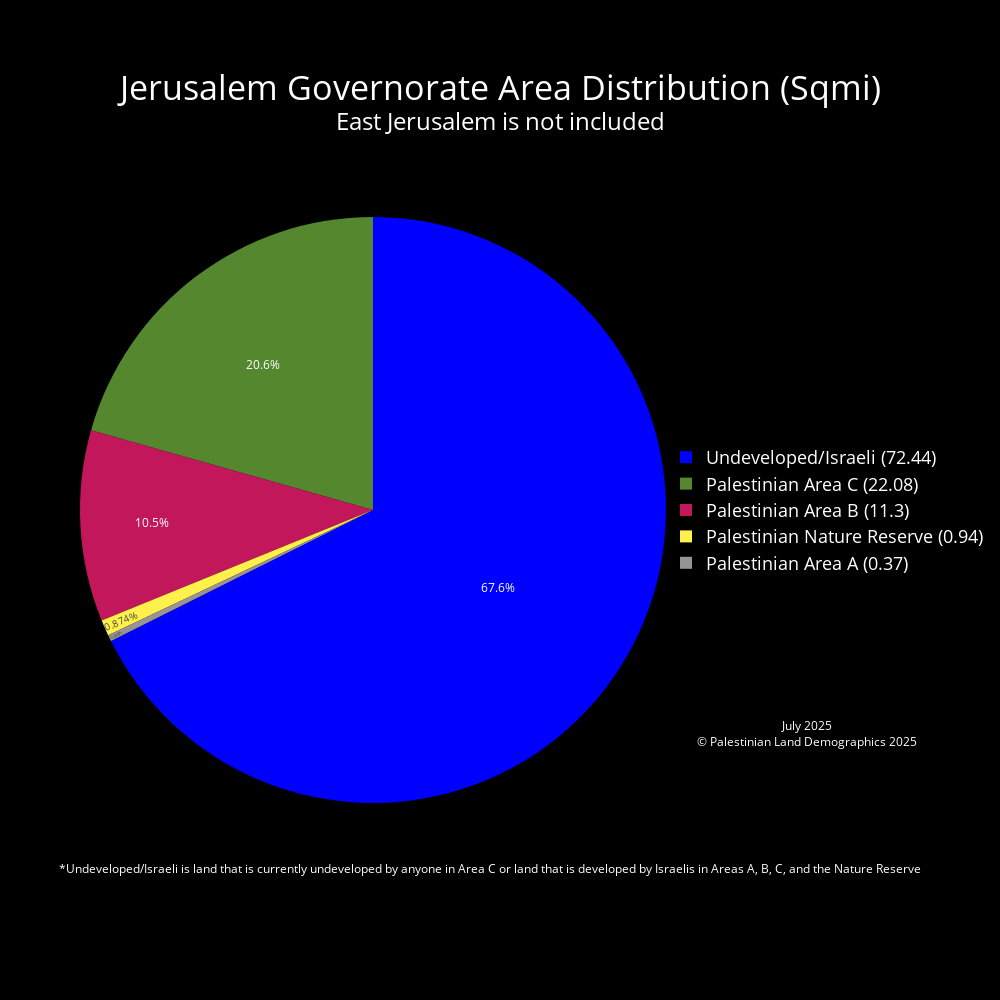

The code cell stored with this chart in its notebook:
### Code cell
# Jerusalem Governorate (Not including East Jerusalem)
West_Bank_Governorates = Governorates[Governorates['Governorates_Code'] < 2000]
Jerusalem_gov = West_Bank_Governorates[West_Bank_Governorates['Governorates_Name'] == 'Jerusalem']
# Clip to Governorate
Jerusalem_land_mass = gpd.clip(Palestinian_Land_Mass, Jerusalem_gov)
Jerusalem_seam_zone = gpd.clip(Seam_Zone, Jerusalem_gov)
# Calculate Area for clipped layer
Jerusalem_land_mass['Area_sqmi'] = Jerusalem_land_mass['geometry'].to_crs(epsg=28191).area * 3.8610215854245e-7
Jerusalem_seam_zone['Area_sqmi'] = Jerusalem_seam_zone['geometry'].to_crs(epsg=28191).area * 3.8610215854245e-7
# Plot for Visualization (Includes East Jerusalem)
fig, ax = plt.subplots()
Jerusalem_gov.plot(ax = ax, facecolor = "white", edgecolor = "black", label = "Jerusalem Governorate")
Jerusalem_seam_zone.plot(ax=ax, facecolor = "#1a237e", edgecolor = "#1a237e", label = "Palestinian Seam Zone in Jerusalem")
Jerusalem_land_mass.plot(ax = ax, facecolor = "green", edgecolor = "green", label = "Palestinian Land Mass in Jerusalem")
plt.title(f"Palestinian Land Mass Jerusalem")
plt.xlabel('Longitude')
plt.ylabel('Latitude')
plt.show()
# Calculate the land mass in areas a, b, c etc.. Excludes East Jerusalem, and East Jerusalem land area
# Jerusalem_seam_zone['Area_sqmi'].groupby([Jerusalem_seam_zone['CLASS']]).sum()
# Palestinian_Land_Mass_East_Jerusalem['Area_sqmi'].groupby(Palestinian_Land_Mass_East_Jerusalem['CLASS']).sum()
# Palestinian_Seam_Zone_East_Jerusalem['Area_sqmi'].groupby(Palestinian_Seam_Zone_East_Jerusalem['CLASS']).sum()
Jerusalem_gov_area_a_area = Jerusalem_land_mass[Jerusalem_land_mass['CLASS'] == 'A']['Area_sqmi'].sum() + Jerusalem_seam_zone[Jerusalem_seam_zone['CLASS'] == 'A']['Area_sqmi'].sum()
Jerusalem_gov_area_b_area = Jerusalem_land_mass[Jerusalem_land_mass['CLASS'] == 'B']['Area_sqmi'].sum() + Jerusalem_seam_zone[Jerusalem_seam_zone['CLASS'] == 'B']['Area_sqmi'].sum()
East_Jerusalem_seam_zone_area = Palestinian_Seam_Zone_East_Jerusalem[Palestinian_Seam_Zone_East_Jerusalem['CLASS'] == 'C']['Area_sqmi'].sum()
Jerusalem_area_c_seam_zone = Jerusalem_seam_zone[Jerusalem_seam_zone['CLASS'] == 'C']['Area_sqmi'].sum() - East_Jerusalem_seam_zone_area # for total Palestinian land in seam zone
East_Jerusalem_area_c_area = Palestinian_Land_Mass_East_Jerusalem[Palestinian_Land_Mass_East_Jerusalem['CLASS'] == 'C']['Area_sqmi'].sum()
Jerusalem_gov_area_c_area = Jerusalem_land_mass[Jerusalem_land_mass['CLASS'] == 'C']['Area_sqmi'].sum() - East_Jerusalem_area_c_area + Jerusalem_area_c_seam_zone # for total Palestinian land in Area C
Jerusalem_gov_nature_reserve_area = Jerusalem_land_mass[Jerusalem_land_mass['CLASS'] == 'Nature Reserve']['Area_sqmi'].sum()
Jerusalem_gov_areaNoEJ = Governorates[Governorates["Governorates_Name"] == "Jerusalem"]["Area_sqmi"].iloc[0] -east_jerusalem_area
print(Jerusalem_gov_areaNoEJ)
open_or_israeli_area = Jerusalem_gov_areaNoEJ - Jerusalem_gov_area_a_area - Jerusalem_gov_area_b_area - Jerusalem_gov_area_c_area - Jerusalem_gov_nature_reserve_area

# declaring data from land mass calculations
data = [Jerusalem_gov_area_a_area, Jerusalem_gov_area_b_area, Jerusalem_gov_area_c_area, Jerusalem_gov_nature_reserve_area, open_or_israeli_area]

# Custom color palette and labels
label_color_dict = {'Palestinian Area A' : '#999393', 'Palestinian Area B' : '#C2185B', 'Palestinian Area C' : '#55872F','Palestinian Nature Reserve' : '#FFF04C', 'Undeveloped/Israeli' : '#0000FF'}
labels = list(label_color_dict.keys())
palette_color = list(label_color_dict.values())
custom_labels = [f'{label} ({round(value, 2)})' for label, value in zip(labels, data)]

# Pie chart using plotly
fig = go.Figure(
    data=[
        go.Pie(
            labels=custom_labels,
            values=data,
            marker=dict(colors=palette_color)
            
        )
    ]
)

fig.update_traces(textposition='inside',       # puts text inside the pie chart
                    textinfo = 'percent'        # shows us the percent and the area in sqmi ('percent+label' to show both)
                    )      # color of the labels inside the pie chart are set to white

fig.update_layout(
    paper_bgcolor='black',       # background color around the plot  
    plot_bgcolor='black',        # background color of the plot
    font_color='white',          # color of the legend and title
    title={
        'text': 'Jerusalem Governorate Area Distribution (Sqmi)<br><sup>East Jerusalem is not included</sup>',
        'x': 0.5,                # Middle
        'y': 0.90,                # Nearly at the top
        'xanchor': 'center',
        'yanchor': 'middle',
        'font': {'size': 34}     # Increase font size for the title
    },
    legend={
        'font': {'size': 18},     # Increase font size for the legend
        'x': 1,                   # Position legend to the right of the pie chart
        'y': 0.5,                 # Position legend in the middle
        'xanchor': 'left',
        'yanchor': 'middle'
    },
    annotations=[
        dict(
            text="*Undeveloped/Israeli is land that is currently undeveloped by anyone in Area C or land that is developed by Israelis in Areas A, B, C, and the Nature Reserve",
            x=0.7,
            y=0.05,
            showarrow=False,
            font=dict(color='white', size=12),
            xanchor='center'
        ),
        dict(
            text="July 2025<br>© Palestinian Land Demographics 2025",
            x=1.05,
            y=0.25,
            showarrow=False,
            font=dict(color='white', size=12),
            xanchor='left',
            yanchor='top'
        )
    ],
    width=1000,                  # width and height of the pie chart
    height=1000
)

fig.write_html('July2025\PieCharts_HTML\Jerusalem_Governorate_Area_Distribution_Pie_Chart.html')
fig.write_image('July2025\PieCharts_JPG\Jerusalem_Governorate_Area_Distribution_Pie_Chart.jpg')
fig.show()

### Figure 1 — Plotly figure (JSON) as saved in the notebook; plotly's stock layout.template omitted (floating-point values rounded to 4 significant figures)
{"data": [{"labels": ["Palestinian Area A (0.37)", "Palestinian Area B (11.3)", "Palestinian Area C (22.08)", "Palestinian Nature Reserve (0.94)", "Undeveloped/Israeli (72.44)"], "marker": {"colors": ["#999393", "#C2185B", "#55872F", "#FFF04C", "#0000FF"]}, "textinfo": "percent", "textposition": "inside", "type": "pie", "values": [0.3706, 11.3, 22.08, 0.9366, 72.44]}], "layout": {"annotations": [{"font": {"color": "white", "size": 12}, "showarrow": false, "text": "*Undeveloped/Israeli is land that is currently undeveloped by anyone in Area C or land that is developed by Israelis in Areas A, B, C, and the Nature Reserve", "x": 0.7, "xanchor": "center", "y": 0.05}, {"font": {"color": "white", "size": 12}, "showarrow": false, "text": "July 2025<br>© Palestinian Land Demographics 2025", "x": 1.05, "xanchor": "left", "y": 0.25, "yanchor": "top"}], "font": {"color": "white"}, "height": 1000, "legend": {"font": {"size": 18}, "x": 1, "xanchor": "left", "y": 0.5, "yanchor": "middle"}, "paper_bgcolor": "black", "plot_bgcolor": "black", "title": {"font": {"size": 34}, "text": "Jerusalem Governorate Area Distribution (Sqmi)<br><sup>East Jerusalem is not included</sup>", "x": 0.5, "xanchor": "center", "y": 0.9, "yanchor": "middle"}, "width": 1000}}
